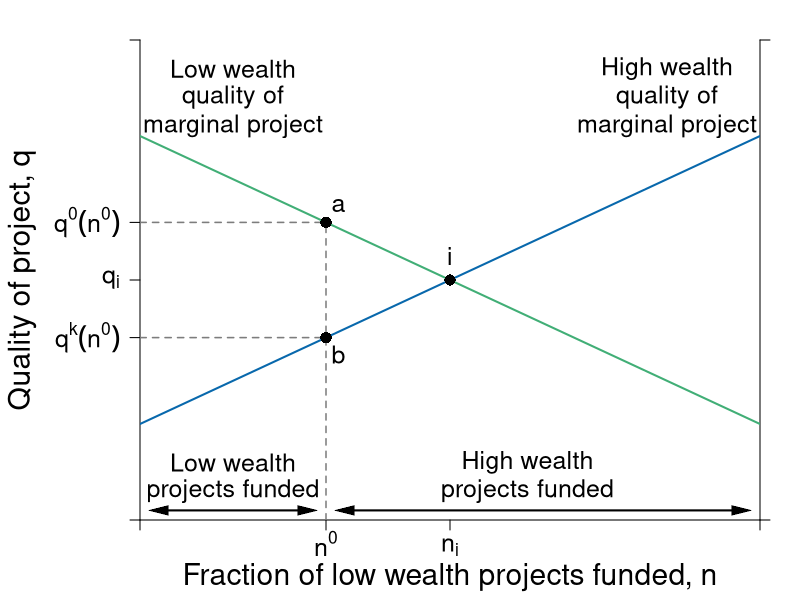

Here is the R script that generated this plot:
#Graph Designer: Simon Halliday, Scott Cohn
#Authors: Bowles, Foley and Halliday
#Title: Coordination, Conflict and Competition: A Text in Microeconomics

library(shape)
pdf(file = "credit/wealth_project_quality.pdf", width = 8, height = 6)

#Set parameters for graphics
pointsize <- 1.8
axislabelsize <- 1.8
labelsize <- 1.5
namesize <- 1.8
annotatesize <- 1.5
graphlinewidth <- 2
segmentlinewidth <- 1.5

COL <- c("#7fc97f", "#beaed4", "#fdc086", "#ffff99", "#386cb0", "#f0027f", "#bf5b17", "#666666")
COLA <- c("#e0f3db", "#99d8c9","#66c2a4","#41ae76", "#238b45", "#005824")
COLB <- c("#c6dbef", "#4eb3d3", "#2b8cbe", "#0868ac","#084081")
COLC <- c("#fcfbfd", "#efedf5", "#dadaeb", "#bcbddc", "#9e9ac8", "#807dba", "#6a51a3", "#54278f", "#3f007d")
grays <- gray.colors(25, start = 1, end = 0)

#Edited the margins to cater for the larger LHS labels
par(mar =  c(4, 7, 2, 2))

LWealthQ <- function(n, int = 8, slope = 6) {
  int - slope*n
}

HWealthQ <- function(n, int = 2, slope = 6) {
  int + slope*n
}

xlims <- c(0, 1)
ylims <- c(0, 10)

npts <- 501 
d1 <- seq(xlims[1], xlims[2], length.out = npts)
f1 <- seq(ylims[1], ylims[2], length.out = npts) 
a <- c(0.0625)

plot(0, 0, xlim = xlims, ylim = ylims, type = "n",
     xlab = expression(paste("")),
     ylab = expression(paste("")), 
     xaxt = "n", 
     yaxt = "n", 
     cex.lab = axislabelsize, 
     bty = "n", 
     xaxs = "i", 
     yaxs = "i"
)


ticksy <- c(ylims[1], HWealthQ(n = 0.3), 5, LWealthQ(n = 0.3), ylims[2])
ylabels <- c(NA, expression(paste(q^k*(n^0))), expression(paste(q[i])), expression(paste(q^0*(n^0))), NA)
ticksx <- c(xlims[1], 0.3, 0.5, xlims[2])
xlabels <- c(NA, expression(paste(n^{0})),expression(paste(n[i])), NA)
ticksy2 <- c(ylims[1], ylims[2])
ylabels2 <- c(NA, NA)

axis(1, at = ticksx, pos = 0, labels = xlabels, cex.axis = labelsize)
axis(2, at = ticksy, pos = 0, labels = ylabels, las = 1, cex.axis = labelsize)
axis(4, at = ticksy2, pos = 1, labels = ylabels2, las = 1, cex.axis = labelsize)

npts <- 503 
xx1 <- seq(xlims[1], xlims[2], length.out = npts)

#Draw the graphs
lines(xx1, LWealthQ(xx1), col = COLA[4], lwd = graphlinewidth)
lines(xx1, HWealthQ(xx1), col = COLB[4], lwd = graphlinewidth)

#Axis labels
mtext(expression(paste("Fraction of low wealth projects funded, ", n)), side = 1, line = 2.8, cex = axislabelsize)
text(-0.19, 0.5*(ylims[2]), expression(paste("Quality of project, ", q)), xpd = TRUE, cex = axislabelsize, srt = 90) 


segments(0.3, 0, 0.3, LWealthQ(n = 0.3), lty = 2, col = grays[20] , lwd = segmentlinewidth)
segments(0, LWealthQ(n = 0.3), 0.3, LWealthQ(n = 0.3), lty = 2, col = grays[20] , lwd = segmentlinewidth)
points(0.3, LWealthQ(n = 0.3), pch = 16, col = "black", cex = 1.5)
text(0.3 + 0.02, LWealthQ(n = 0.3) + 0.35, expression(paste(a)), cex = labelsize)
segments(0, HWealthQ(n = 0.3), 0.3, HWealthQ(n = 0.3), lty = 2, col = grays[20] , lwd = segmentlinewidth)
points(0.3, HWealthQ(n = 0.3), pch = 16, col = "black", cex = 1.5)
text(0.3 + 0.02, HWealthQ(n = 0.3) - 0.35, expression(paste(b)), cex = labelsize)

points(0.5, 5, pch = 16, col = "black", cex = 1.5)
text(0.5, 5.5, expression(paste(i)), cex = labelsize)

text(0.15, 1.2, expression(paste("Low wealth")), cex = labelsize)
text(0.15, 0.6, expression(paste("projects funded")), cex = labelsize)
Arrows(0.03, 0.2, 0.27, 0.2, col = "black", code = 3, lty = 1, lwd = 2, arr.type = "triangle", arr.lwd = 0.5)

text(0.625, 1.2, expression(paste("High wealth")), cex = labelsize)
text(0.625, 0.6, expression(paste("projects funded")), cex = labelsize)
Arrows(0.33, 0.2, 0.97, 0.2, col = "black", code = 3, lty = 1, lwd = 2, arr.type = "triangle", arr.lwd = 0.5)

text(0.15, 9.4, expression(paste("Low wealth")), cex = labelsize)
text(0.15, 8.8, expression(paste("quality of")), cex = labelsize)
text(0.15, 8.2, expression(paste("marginal project")), cex = labelsize)


text(0.85, 9.4, expression(paste("High wealth")), cex = labelsize)
text(0.85, 8.8, expression(paste("quality of")), cex = labelsize)
text(0.85, 8.2, expression(paste("marginal project")), cex = labelsize)


dev.off()
